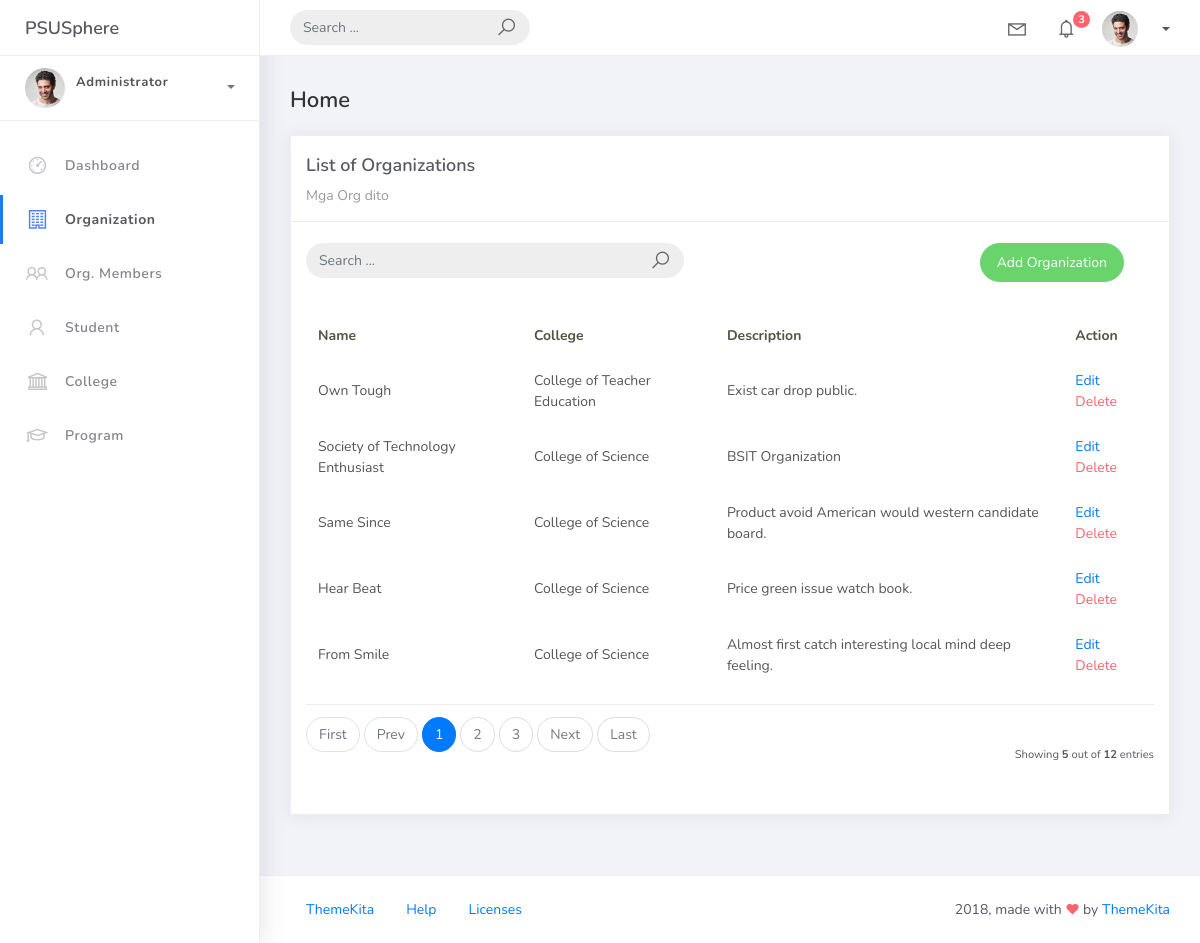
Before: /organization_list with the older database file.
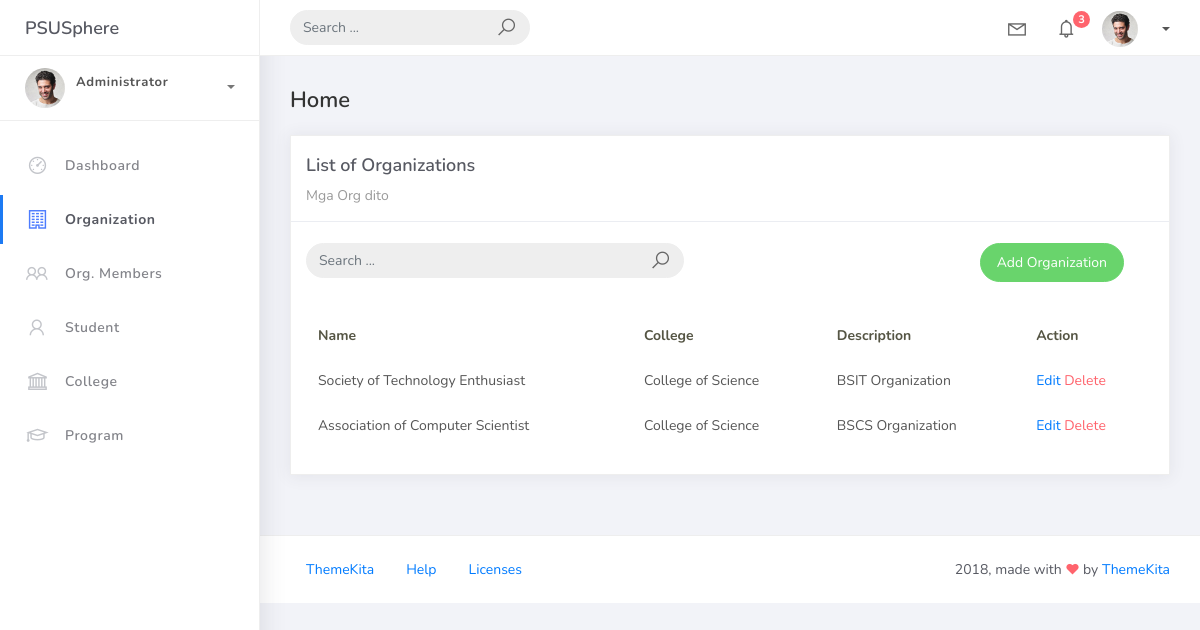
After: the same page with the newer database file.
### studentorg/models.py (models this page shows, shortened)
class BaseModel(models.Model):
    created_at = models.DateTimeField(auto_now_add=True, db_index=True)
    updated_at = models.DateTimeField(auto_now=True)
    class Meta:
        abstract = True

class Organization(BaseModel):
    name = models.CharField(max_length=250)
    college = models.ForeignKey(College, null=True, blank=True, on_delete=models.CASCADE)
    description = models.CharField(max_length=500)

class College(BaseModel):
    college_name = models.CharField(max_length=150)
    def __str__(self):
        return self.college_name

### studentorg/views.py (the view)
# urls.py: path('organization_list', OrganizationList.as_view(), name='organization-list'),
class OrganizationList(ListView):
    model = Organization
    context_object_name = 'organization'
    template_name = 'org_list.html'
    paginate_by = 5
    ordering = ["college__college_name", "name"]
    ordering = ["-college__college_name", "-name"]
    def get_queryset(self):
        qs = super().get_queryset()
        query = self.request.GET.get('q')
        if query:
            qs = qs.filter(
                Q(name_icontains=query) |
                Q(description_icontains=query)
            )
        return qs

### templates/org_list.html (shortened to what this page needs)
{% extends 'base.html' %} {% load static %} {% block content %}
<div class="content">
    <div class="container-fluid">
        <h4 class="page-title">Home</h4>
        <div class="row">
            <div class="col-md-12">
                <div class="card">
                    <div class="card-header">
                        <div class="card-title">List of Organizations</div>
                        <div class="card-category">Mga Org dito</div>
                    </div>
                    <br />
                        <div class="col-md-12 row">
                            <div class="col-md-6">
                                <form class="navbar-left navbar-form nav-search mr-md-3" action="{% url 'organization-list'%}">
                                    <div class="input-group">
                                        <input type="text" placeholder="Search ..." class="form-control" name="q" />
                                        <div class="input-group-append">
                                            <span class="input-group-text">
                                                <i class="la la-search search-icon"></i>
                                            </span>
                                        </div>
                                    </div>
                                </form>
                            </div>
                            <div class="col-md-6">
                                <div class="pull-right">
                                    <a href="{% url 'organization-add' %}" class="btn btn-success btn-rounded">Add Organization</a>
                                </div>
                            </div>
                        </div>
                    <div class="card-body">
                        <table class="table table-striped mt-3">
                            <thead>
                                <tr>
                                    <th scope="col">Name</th>
                                    <th scope="col">College</th>
                                    <th scope="col">Description</th>
                                    <th scope="col">Action</th>
                                </tr>
                            </thead>
                            <tbody>
                                {% for object in object_list %}
                                    <td>{{ object.name }}</td>
                                    <td>{{ object.college }}</td>
                                    <td>{{ object.description }}</td>
                                    <td>
                                        <a href="organization_list/{{ object.id }}">Edit</a>
                                        <a href="organization_list/{{ object.id }}/delete" class="text-danger">Delete</a>
                                    </td>
                                {% empty %}
                                <tr>
                                    <td colspan="4" style="text-align: center">
                                        <p class="text-sm font-weight-bold mb-0">No Records Found</p>
                                    </td>
                                </tr>
                                {% endfor %}
                            </tbody>
                        </table>
                        {% include 'includes/pagination.html' %}
                    </div>
                </div>
            </div>
        </div>
    </div>
</div>
{% endblock %}

Changed rows visible on the page:
removed Organization: name "Own Tough", college "College of Teacher Education", description "Exist car drop public."
removed Organization: name "Same Since", college "College of Science", description "Product avoid American would western candidate board."
removed Organization: name "Hear Beat", college "College of Science", description "Price green issue watch book."
removed Organization: name "From Smile", college "College of Science", description "Almost first catch interesting local mind deep feeling."
now on this page (row edited): Organization: name "Association of Computer Scientist", college "College of Science", description "BSCS Organization"
Other visible differences:
{{ object_list.count }}: "5" → (not shown)
{{ paginator.count }}: "12" → (not shown)
text no longer shown: "First Prev Next Last Showing out of entries"
list line gone: "1"
list line gone: "2"
list line gone: "3"
